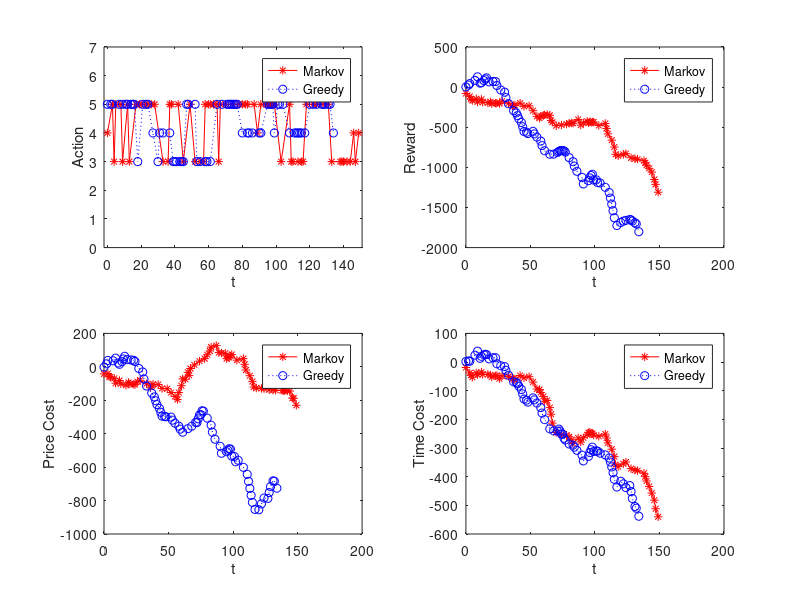

This figure's MATLAB source:
markov = importdata('mout.txt');
greedy = importdata('gout.txt');

t_markov = markov(1,:);
action_markov = markov(2,:);
reward_markov = markov(3,:);
price_markov = markov(4,:);
time_markov = markov(5,:);

t_greedy = greedy(1,:);
action_greedy = greedy(2,:);
reward_greedy = greedy(3,:);
price_greedy = greedy(4,:);
time_greedy = greedy(5,:);

m_action = importdata('m_action.txt');
g_action = importdata('g_action.txt');

t1 = m_action(1,:);
a1 = m_action(2,:);
t2 = g_action(1,:);
a2 = g_action(2,:);

t_markov = t1;
t_greedy = t2;

subplot(2, 2, 1);
plot(t1, a1, 'r-*', t2, a2, 'b:o');
xlabel('t');
ylabel('Action');
legend('Markov', 'Greedy');
x_size = (max(max(t1), max(t2)))+2;
axis([-2, x_size, 0, max(max(a1), max(a2))+2]);


% subplot(2, 2, 1);
% plot(t_markov, action_markov, 'r*', t_greedy, action_greedy, 'b^');
% xlabel('t');
% ylabel('Action');
% legend('Markov', 'Greedy');
% axis([0, length(t), 0, max(max(a_m), max(a_g))+2]);

subplot(2, 2, 2);
plot(t_markov, reward_markov, 'r-*', t_greedy, reward_greedy, 'b:o');
xlabel('t');
ylabel('Reward');
legend('Markov', 'Greedy');
y_size = min(min(reward_markov), min(reward_greedy)) - 10;
% axis([-2, x_size , y_size, 10]);

subplot(2, 2, 3);
plot(t_markov, price_markov, 'r-*', t_greedy, price_greedy, 'b:o');
xlabel('t');
ylabel('Price Cost');
legend('Markov', 'Greedy');
% x_size = (max(max(t1), max(t2)))+2;
y_size = min(min(price_markov), min(price_greedy)) - 10;
% axis([-2, x_size , y_size, 10]);

subplot(2, 2, 4);
plot(t_markov, time_markov, 'r-*', t_greedy, time_greedy, 'b:o');
xlabel('t');
ylabel('Time Cost');
legend('Markov', 'Greedy');
% x_size = (max(max(t1), max(t2)))+2;
y_size = min(min(time_markov), min(time_greedy)) - 10;
% axis([-2, x_size , y_size, 10]);